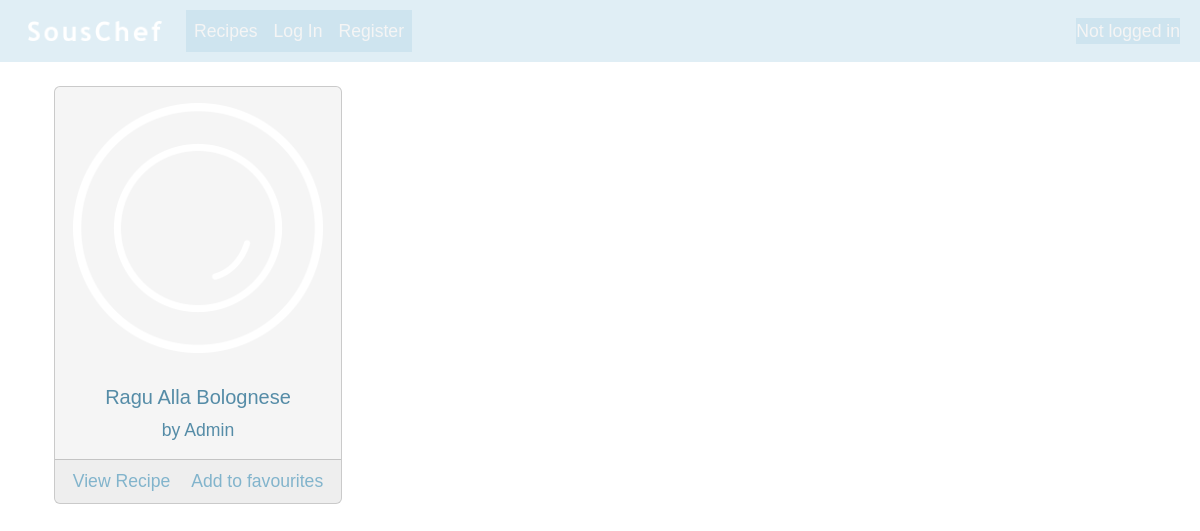
Page /recipes on the earlier database version.
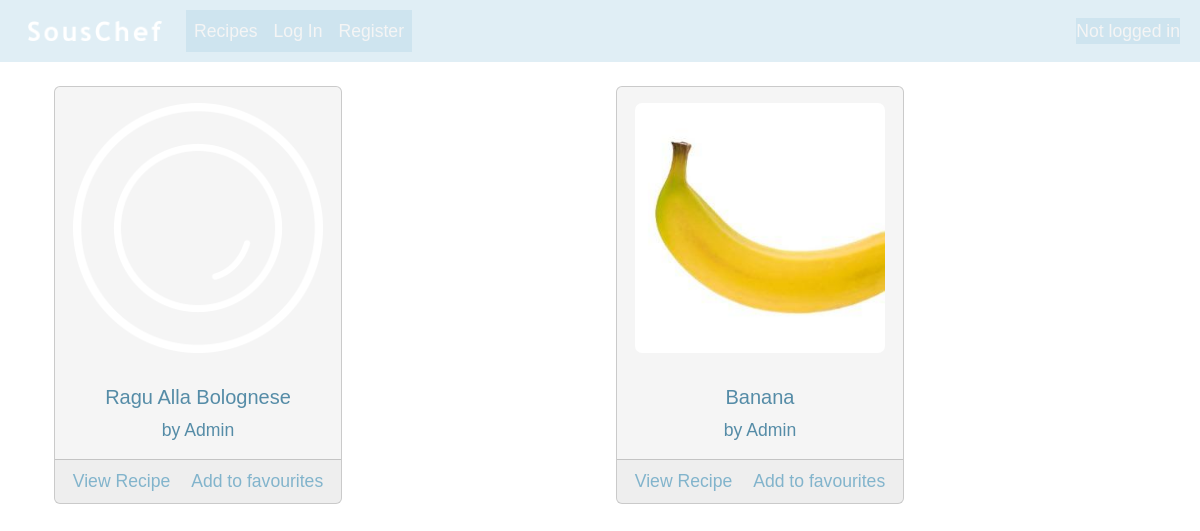
Same page on the later database version.
### souschef/models.py (models this page shows, shortened)
class Recipe(models.Model):
    title = models.CharField(max_length=128)
    description = models.TextField()
    ingredients = models.ManyToManyField(Ingredient, through="IngredientPerRecipe")
    image = models.ImageField(upload_to="recipe_pics", null=True, blank=True)
    created_by = models.ForeignKey(User, on_delete=models.CASCADE)
    created_on = models.DateTimeField(auto_now_add=True)

class User(AbstractUser):
    pass

### souschef/views.py (the view)
# urls.py: path("recipes", views.recipes, name="recipes"),
def recipes(request):
    recipes = Recipe.objects.all()
    return render(request, "SousChef/recipes.html", {
            "recipes": recipes,
        })

### souschef/templates/souschef/recipes.html (shortened to what this page needs)
{% extends "SousChef/layout.html" %}
{% load static %}
{% block body %}
    <div class="container text-center">
        <div class="row justify-content-between g-2">
            {% if recipes %}
                {% for recipe in recipes %}
                    <div class="col m-2 p-2">
                        <div class="card recipe-card" style="width: 18rem;">
                            {% if recipe.image %}
                                <a class="my-3 mx-auto" href="{% url 'recipe' recipe.id %}">
                                <img src="{{ recipe.image.url }}" class="card-img-top img-fluid recipe-image-mid" alt="recipe image">
                                </a>
                            {% else %}
                                <a class="my-3 mx-auto" href="{% url 'recipe' recipe.id %}">
                                <img src="{% static 'images/default_pics/default_recipe.png' %}" class="card-img-top img-fluid recipe-image-mid" alt="recipe image">
                                </a>
                            {% endif %}
                            <div class="card-body">
                                <h5 class="card-title">{{ recipe.title }}</h5>
                                <p class="card-text">by {{ recipe.created_by }}</p>
                            </div>
                            <div class="card-footer">
                                <a href="{% url 'recipe' recipe.id %}"class="card-link">View Recipe</a>
                                <a href="#" class="card-link">Add to favourites</a>
                            </div>
                        </div>
                    </div>
                {% endfor %}
            {% else %}
                <div class="my-3 text-center">
                    <h5>No recipes yet!</h5>
                </div>
            {% endif %}
        </div>
        </div>
{% endblock %}

### souschef/templates/souschef/layout.html (shortened to what this page needs)
{% load static %}
<!DOCTYPE html>
<html lang="en">
    <head>
        <link href="https://cdnjs.cloudflare.com/ajax/libs/cropperjs/1.6.2/cropper.css" rel="stylesheet">
        <link href="https://cdn.jsdelivr.net/npm/bootstrap@5.3.3/dist/css/bootstrap.min.css" rel="stylesheet">
        <link href="{% static 'styles.css' %}" rel="stylesheet">
    </head>
    <body>
        <nav class="navbar navbar-expand-lg nav-colours pt-2 mb-3">
            <div class="container-fluid ms-2">
                <a class="navbar-brand" href="{% url 'index' %}">
                    <img src="{% static 'images/souschef.png' %}" alt="Logo" width="150" height="auto" class="d-inline-block p-2">
                </a>
                <div class="collapse navbar-collapse" id="toggle">
                    <ul class="navbar-nav me-auto mb-3 mb-lg-0 nav-colours">
                        <li class="nav-item">
                            <a class="nav-link" href="{% url 'recipes' %}">Recipes</a>
                        </li>
                        {% if user.is_authenticated %}
                            <li class="nav-item">
                                <a class="nav-link" href="{% url 'add_recipe' %}">Add a Recipe</a>
                            </li>
                            <li class="nav-item">
                                <a class="nav-link" href="{% url 'pantry' %}">Pantry</a>
                            </li>
                            <li class="nav-item">
                                <a class="nav-link" href="{% url 'logout' %}">Log Out</a>
                            </li>
                        {% else %}
                            <li class="nav-item">
                                <a class="nav-link" href="{% url 'login' %}">Log In</a>
                            </li>
                            <li class="nav-item">
                                <a class="nav-link" href="{% url 'register' %}">Register</a>
                            </li>
                        {% endif %}
                    </ul>
                    <div class="me-2 nav-colours">
                        {% if user.is_authenticated %}
                            <div class="navbar-text d-flex align-items-center">
                                Logged in as<a class="nav-link custom-ms" href="{% url 'user_dashboard' %}">{{ user.username }}</a>
                            </div>
                        {% else %}
                            <span class="navbar-text">Not logged in</span>
                        {% endif %}
                    </div>
                </div>
            </div>
        </nav>
        {% block body %}
        {% endblock %}
    </body>
</html>

### souschef/static/styles.css (style rules this page uses)
a { text-decoration: none; color: whitesmoke; }
body { background-image: url("/static/images/background.jpg"); background-position: center; background-repeat: vertical; background-attachment: fixed; background-size: 2000px; color: whitesmoke; font-family: 'sofiapro-light', 'Helvetica', 'Arial', sans-serif; font-size: 1.1em; }
.nav-colours { background-color: rgba(177, 213, 231, 0.4); }
.navbar-text { color: whitesmoke; }
.nav-link { color: whitesmoke !important; }
.col { max-width: 50%; }
.recipe-image-mid { height: 250px; width: auto; border-radius: 7px; }
.card { background-color: #DDEFF8; }
.card-link { color: #82b4cc; }
.recipe-card { background-color: whitesmoke; color: #558ca7; }

Differences in the rows shown:
added Recipe: image (picture), title "Banana", created_by "Admin"
